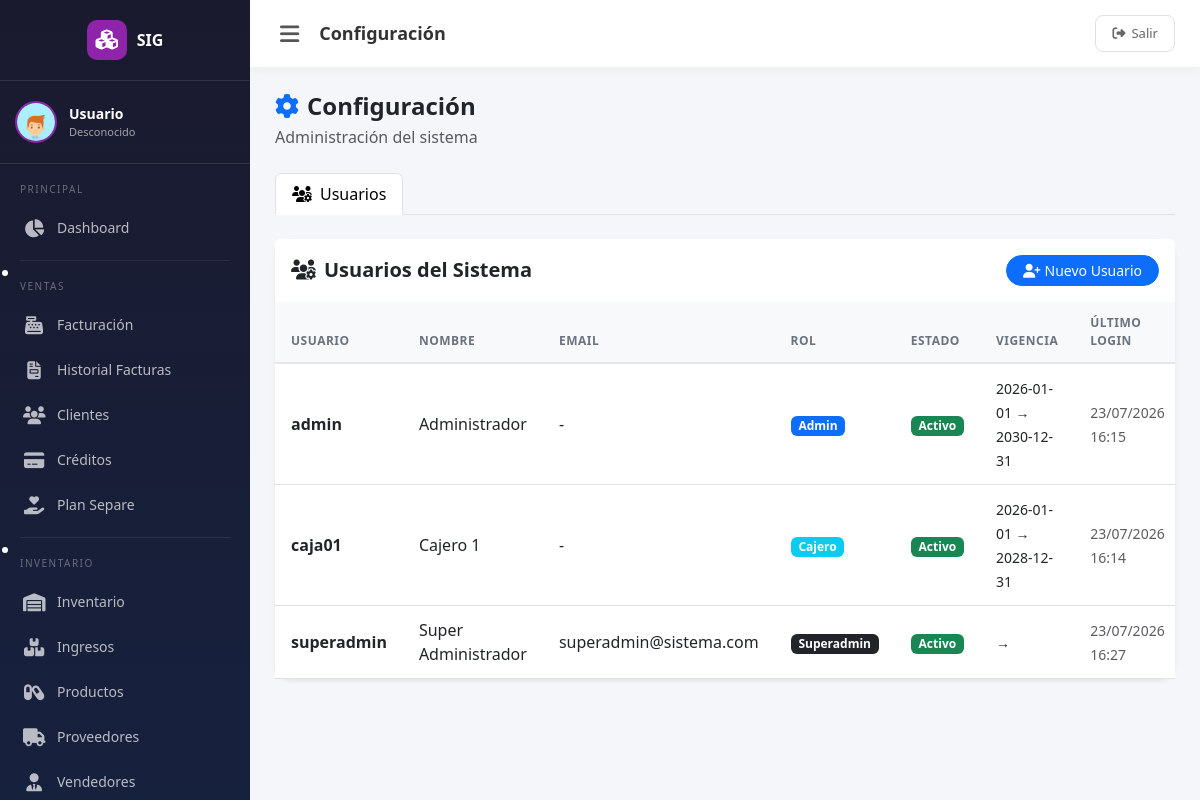
The page /configuracion (signed in) on the database as committed earlier.
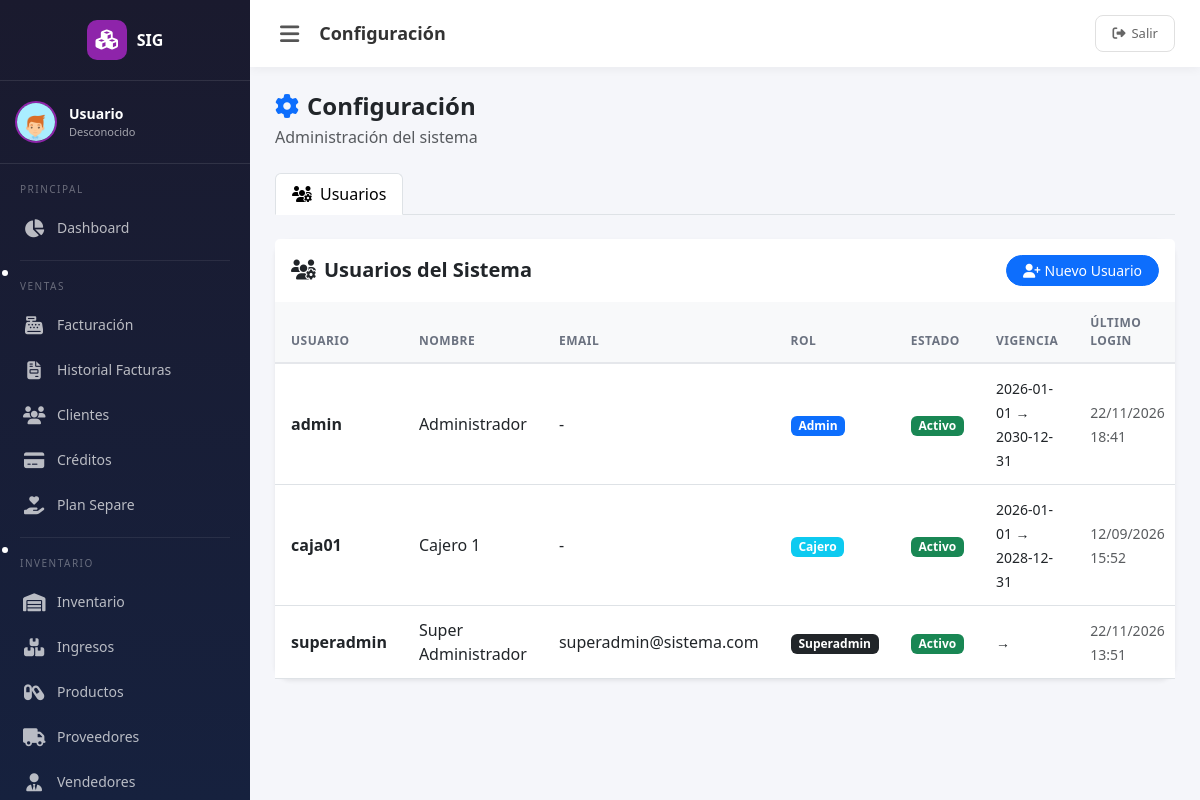
The same page on the database as committed later.
### tables this page shows
CREATE TABLE `vb_usuarios` (
  `id_usuario` int(10) UNSIGNED NOT NULL,
  `nombre_usuario` varchar(50) NOT NULL,
  `password_hash` varchar(255) NOT NULL COMMENT 'bcrypt hash',
  `nombre_completo` varchar(150) DEFAULT NULL,
  `email` varchar(100) DEFAULT NULL,
  `tipo` tinyint(1) NOT NULL DEFAULT 1 COMMENT '0=admin, 1=cajero, 2=inventario',
  `imagen` varchar(255) DEFAULT 'assets/img/user.png',
  `fecha_inicial` date DEFAULT NULL COMMENT 'Inicio de vigencia',
  `fecha_final` date DEFAULT NULL COMMENT 'Fin de vigencia',
  `estado` tinyint(1) NOT NULL DEFAULT 1 COMMENT '0=activo, 1=inactivo, 2=bloqueado',
  `intentos_fallidos` tinyint(1) NOT NULL DEFAULT 0,
  `ultimo_login` datetime DEFAULT NULL,
  `token_recuperacion` varchar(100) DEFAULT NULL,
  `created_at` timestamp NOT NULL DEFAULT current_timestamp(),
  `updated_at` timestamp NOT NULL DEFAULT current_timestamp() ON UPDATE current_timestamp()
);

### src/Controllers/ConfiguracionController.php (called while the page is built, shortened)
<?php
class ConfiguracionController
{
    private Database $db;
    public function __construct()
    {
        $this->db      = Database::getInstance();
    }
    public function index(Request $r): string
    {
        $tab = $r->get('tab', '');
        $tabsPermisos = [
            'empresa'  => 'configuracion.empresa',
            'fe'       => 'configuracion.fe.ver',
            'rangos'   => 'configuracion.rangos.ver',
            'usuarios' => 'configuracion.usuarios',
        ];
        if (empty($tab) || !isset($tabsPermisos[$tab]) || !\SIG\Middleware\RoleMiddleware::hasPermission($tabsPermisos[$tab])) {
            foreach ($tabsPermisos as $t => $p) {
                if (\SIG\Middleware\RoleMiddleware::hasPermission($p)) {
                    $tab = $t;
                    break;
                }
            }
        }
        $data = [
            'title'  => 'Configuración',
            'tab'    => $tab,
        ];
        switch ($tab) {
            case 'usuarios':
                $data['usuarios'] = $this->db->select(
                    "SELECT id_usuario, nombre_usuario, nombre_completo, email, tipo,
                            estado, fecha_inicial, fecha_final, ultimo_login, intentos_fallidos
                     FROM vb_usuarios ORDER BY nombre_usuario"
                );
                break;
        }
        $view = new View();
        return $view->render('configuracion/index', $data);
    }
}

### src/Core/View.php (called while the page is built, shortened)
<?php
class View
{
    private string $viewsPath;
    private static array $globalStaticData = [];
    public function __construct()
    {
        $config = require __DIR__ . '/../config/app.php';
        $this->viewsPath = $config['paths']['views'];
    }
    public static function setGlobal(string $key, mixed $value): void
    {
        self::$globalStaticData[$key] = $value;
    }
    public function render(string $view, array $data = [], ?string $layout = 'main'): string
    {
        $data = array_merge(self::$globalStaticData, $data);
        extract($data, EXTR_SKIP);
        $content = $this->renderView($view, $data);
        return ob_get_clean();
    }
    private function renderView(string $view, array $data): string
    {
        extract($data, EXTR_SKIP);
        $path = $this->getPath($view);
        require $path;
        return ob_get_clean();
    }
    private function getPath(string $view): string
    {
        return $this->viewsPath . str_replace('.', '/', $view) . '.php';
    }
    public static function esc(mixed $value): string
    {
        return htmlspecialchars((string)$value, ENT_QUOTES, 'UTF-8');
    }
}

### src/Core/Router.php (called while the page is built, shortened)
<?php
class Router
{
    private array $routes = [];
    private string $prefix = '';
    private function addRoute(string $method, string $pattern, $handler, array $middleware): void
    {
        $pattern = $this->prefix . $pattern;
        $regex = preg_replace('/\{([a-zA-Z_]+)\}/', '(?P<$1>[^/]+)', $pattern);
        $regex = '#^' . $regex . '$#';
        $this->routes[] = [
            'method'     => $method,
            'pattern'    => $pattern,
            'regex'      => $regex,
            'handler'    => $handler,
            'middleware' => $middleware,
        ];
    }
    public function resolve(Request $request): mixed
    {
        $method = $request->getMethod();
        $uri    = $request->getUri();
        foreach ($this->routes as $route) {
            if ($route['method'] !== $method) {
                continue;
            }
            if (preg_match($route['regex'], $uri, $matches)) {
                $params = array_filter($matches, 'is_string', ARRAY_FILTER_USE_KEY);
                $request->setParams($params);
                return $this->executeHandler($route['handler'], $request);
            }
        }
        return $this->handleNotFound($request);
    }
    private function executeHandler($handler, Request $request): mixed
    {
        if (is_string($handler) && str_contains($handler, '@')) {
            [$controller, $method] = explode('@', $handler);
            $instance = new $controller();
            return $instance->$method($request);
        }
        throw new RuntimeException('Handler de ruta inválido');
    }
}

### src/Core/Database.php (called while the page is built, shortened)
<?php
class Database
{
    private static ?Database $instance = null;
    private ?PDO $pdo = null;
    private array $config;
    private function __construct()
    {
        $this->config = require __DIR__ . '/../config/database.php';
    }
    public static function getInstance(): self
    {
        if (self::$instance === null) {
            self::$instance = new self();
        }
        return self::$instance;
    }
    private function connect(): void
    {
        try {
            $dsn = sprintf(
                'mysql:host=%s;port=%s;dbname=%s;charset=%s',
                $this->config['host'],
                $this->config['port'],
                $this->config['db_name'],
                $this->config['charset']
            );
            $this->pdo = new PDO(
                $dsn,
                $this->config['username'],
                $this->config['password'],
                $this->config['options']
            );
            $this->pdo->exec("SET time_zone = '-05:00'");
            $this->pdo->exec("SET NAMES 'utf8mb4' COLLATE 'utf8mb4_unicode_ci'");
        } catch (PDOException $e) {
            throw new RuntimeException('Error de conexión a la base de datos: ' . $e->getMessage());
        }
    }
    public function getConnection(): PDO
    {
        return $this->pdo;
    }
    public function select(string $sql, array $params = []): array
    {
        $stmt = $this->execute($sql, $params);
        return $stmt->fetchAll();
    }
    public function execute(string $sql, array $params = []): \PDOStatement
    {
        $pdo = $this->getConnection();
        $stmt = $pdo->prepare($sql);
        $stmt->execute($params);
        return $stmt;
    }
}

### src/config/database.php (called while the page is built)
<?php
return [
    'host'     => getenv('DB_HOST') ?: 'localhost',
    'port'     => getenv('DB_PORT') ?: '3306',
    'db_name'  => getenv('DB_NAME') ?: 'inventario_ventas',
    'username' => getenv('DB_USER') ?: 'root',
    'password' => getenv('DB_PASS') ?: '',
    'charset'  => 'utf8mb4',
    'options'  => [
        PDO::ATTR_ERRMODE            => PDO::ERRMODE_EXCEPTION,
        PDO::ATTR_DEFAULT_FETCH_MODE => PDO::FETCH_ASSOC,
        PDO::ATTR_EMULATE_PREPARES   => false,
    ],
];

### public/views/configuracion/index.php (the view, shortened to what the rows shown need)
<?php if ($tab === 'empresa'): ?>
<div class="card border-0 shadow-sm">
    <div class="card-header bg-white border-0 py-3">
        <h5 class="fw-bold mb-0"><i class="fas fa-building me-2"></i>Datos de la Empresa</h5>
    </div>
    <div class="card-body">
        <form id="formEmpresa">
            <div class="row g-3">
                <div class="col-md-4">
                    <label class="form-label fw-semibold">NIT</label>
                    <input type="text" class="form-control" name="nit" value="<?= \SIG\Core\View::esc($empresa['nit'] ?? '') ?>">
                </div>
                <div class="col-md-8">
                    <label class="form-label fw-semibold">Razón Social</label>
                    <input type="text" class="form-control" name="nombre" value="<?= \SIG\Core\View::esc($empresa['nombre'] ?? '') ?>">
                </div>
                <div class="col-md-8">
                    <label class="form-label fw-semibold">Dirección</label>
                    <input type="text" class="form-control" name="direccion" value="<?= \SIG\Core\View::esc($empresa['direccion'] ?? '') ?>">
                </div>
                <div class="col-md-4">
                    <label class="form-label fw-semibold">Teléfono</label>
                    <input type="text" class="form-control" name="telefono" value="<?= \SIG\Core\View::esc($empresa['telefono'] ?? '') ?>">
                </div>
                <div class="col-md-6">
                    <label class="form-label fw-semibold">Email</label>
                    <input type="email" class="form-control" name="email" value="<?= \SIG\Core\View::esc($empresa['email'] ?? '') ?>">
                </div>
                <div class="col-12">
                    <hr class="my-2">
                    <div class="form-check form-switch form-check-lg">
                        <input class="form-check-input" type="checkbox" name="mostrar_fe" id="chkMostrarFE" value="1" <?= ($empresa['mostrar_fe'] ?? 1) ? 'checked' : '' ?>>
                        <label class="form-check-label fw-semibold" for="chkMostrarFE">
                            <i class="fas fa-cloud-upload-alt text-info me-1"></i>
                            Mostrar botón de <strong>Factura Electrónica</strong> en el POS
                        </label>
                        <br><small class="text-muted">Si desactivas esta opción, los usuarios no verán el botón de factura electrónica al facturar. Solo aplica si el negocio no requiere facturación electrónica DIAN.</small>
                    </div>
                </div>
            </div>
            <div class="mt-4">
                <button type="submit" class="btn btn-primary px-4"><i class="fas fa-save me-2"></i>Guardar</button>
            </div>
        </form>
    </div>
</div>
<?php elseif ($tab === 'usuarios'): ?>
<div class="card border-0 shadow-sm">
    <div class="card-body p-0">
        <div class="table-responsive">
            <table class="table table-hover align-middle mb-0">
                <thead class="table-light">
                    <tr><th>Usuario</th><th>Nombre</th><th>Email</th><th>Rol</th><th>Estado</th><th>Vigencia</th><th>Último Login</th><th style="width:80px">Acciones</th></tr>
                </thead>
                <tbody>
                    <?php foreach ($usuarios ?? [] as $u):
                        $roles = [0 => 'Admin', 1 => 'Cajero', 2 => 'Inventario', 3 => 'Superadmin'];
                        $rolClass = [0 => 'primary', 1 => 'info', 2 => 'secondary', 3 => 'dark'];
                        $estados = [0 => 'Activo', 1 => 'Inactivo', 2 => 'Bloqueado'];
                        $estadoClass = [0 => 'success', 1 => 'warning', 2 => 'danger'];
                    ?>
                    <tr>
                        <td><strong><?= \SIG\Core\View::esc($u['nombre_usuario']) ?></strong></td>
                        <td><?= \SIG\Core\View::esc($u['nombre_completo'] ?: '-') ?></td>
                        <td><?= \SIG\Core\View::esc($u['email'] ?: '-') ?></td>
                        <td><span class="badge bg-<?= $rolClass[$u['tipo']] ?? 'secondary' ?>"><?= $roles[$u['tipo']] ?? '?' ?></span></td>
                        <td><span class="badge bg-<?= $estadoClass[$u['estado']] ?? 'secondary' ?>"><?= $estados[$u['estado']] ?? '?' ?></span></td>
                        <td><small><?= $u['fecha_inicial'] ?> → <?= $u['fecha_final'] ?></small></td>
                        <td><small class="text-muted"><?= $u['ultimo_login'] ? date('d/m/Y H:i', strtotime($u['ultimo_login'])) : 'Nunca' ?></small></td>
                    </tr>
                    <?php endforeach; ?>
                </tbody>
            </table>
        </div>
    </div>
</div>
<?php endif; ?>

Rows that differ between the two databases and show on the page:
changed vb_usuarios "admin": ultimo_login "23/07/2026 16:15" → "22/11/2026 18:41"
changed vb_usuarios "caja01": ultimo_login "23/07/2026 16:14" → "12/09/2026 15:52"
changed vb_usuarios "superadmin": ultimo_login "23/07/2026 16:27" → "22/11/2026 13:51"
